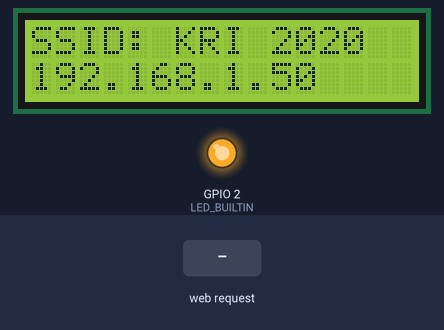
Simulated run of this sketch. Board: ESP8266 (NodeMCU). On the bench: 16×2 character LCD, output pins drawn as LEDs (lit = HIGH, except the on-board LED, lit = LOW). The inputs (shaded band) are chosen by the test bench. WiFi joins after 1.5 s; servers stay silent unless stated; what the sketch prints to the serial monitor is not drawn.

Above: at 2.8 s.
2.9 s: HTTP request GET /gpio1/1 received
At 3.6 s:
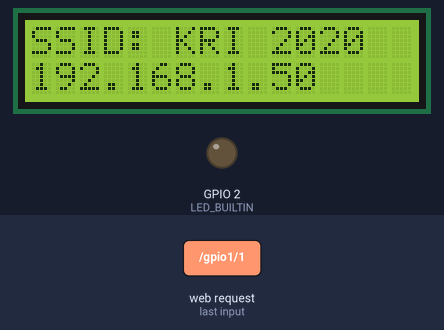
4.4 s: HTTP request GET /gpio1/0 received
At 4.8 s:
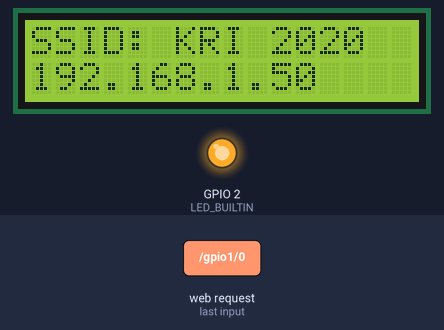
Timing chart, 0 to 7.4 s (numbered marks = the images above; inputs shaded):
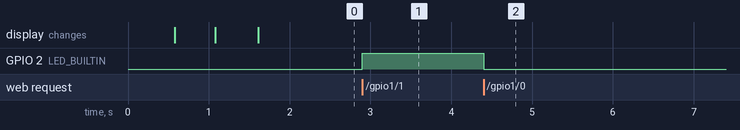

Measured:
- after the input at 2.9 s, GPIO 2 (LED_BUILTIN): LOW → HIGH at once
- after the input at 4.4 s, GPIO 2 (LED_BUILTIN): HIGH → LOW at once

The sketch:

basicLED_IOT.ino
```cpp
#include <ESP8266WiFi.h>
#include <LiquidCrystal_I2C.h>
LiquidCrystal_I2C lcd(0x27, 16, 2);

const char* ssid = "KRI 2020";
const char* password = "wahyu nugraha";

// Create an instance of the server
// specify the port to listen on as an argument
WiFiServer server(80);

void setup() {
  Serial.begin(115200);

  // initialize lcd
  lcd.init();
  // turn on lcd backlight
  lcd.backlight();

  // prepare LED
   pinMode(LED_BUILTIN, OUTPUT);
   digitalWrite(LED_BUILTIN, 0);

  // Connect to WiFi network
  Serial.println();
  Serial.println();
  Serial.print(F("Connecting to "));
  Serial.println(ssid);

  WiFi.mode(WIFI_STA);
  WiFi.begin(ssid, password);
  lcd.print("Menghubungkan");

  while (WiFi.status() != WL_CONNECTED) {
    delay(500);
    Serial.print(F("."));
    lcd.print(".");
  }
  Serial.println();
  Serial.println(F("WiFi connected"));

  // Start the server
  server.begin();
  Serial.println(F("Server started"));

  // Print the IP address
  Serial.println(WiFi.localIP());

  lcd.clear();
  lcd.setCursor(0,0);
  lcd.print("SSID: ");
  lcd.print(ssid);
  lcd.setCursor(0,1);
  lcd.print(WiFi.localIP());
}

void loop() {
  // Check if a client has connected
  WiFiClient client = server.available();
  if (!client) {
    return;
  }
  Serial.println(F("new client"));

  client.setTimeout(5000); // default is 1000

  // Read the first line of the request
  String req = client.readStringUntil('\r');
  Serial.println(F("request: "));
  Serial.println(req);

  // Match the request
  int value1, value2, value3, value4;
  if (req.indexOf(F("/gpio1/0")) != -1) {
    value1 = 0;
  } else if (req.indexOf(F("/gpio1/1")) != -1) {
    value1 = 1;
  } else {
    Serial.println(F("invalid request"));
    value1 = digitalRead(LED_BUILTIN);
  }


  // Set LED according to the request
  digitalWrite(LED_BUILTIN, value1);


  // read/ignore the rest of the request
  // do not client.flush(): it is for output only, see below
  while (client.available()) {
    // byte by byte is not very efficient
    client.read();
  }

  // Send the response to the client
  // it is OK for multiple small client.print/write,
  // because nagle algorithm will group them into one single packet
  client.print(F("HTTP/1.1 200 OK\r\nContent-Type: text/html\r\n\r\n<!DOCTYPE HTML>\r\n<html>\r\n"));
  client.print(F("<center><h1>"));

  client.print(F("<br>INTERNET OF THINGS"));
  client.print(F("<br>UKM ROBOTIKA UNAMA</h1>"));

  client.print(F("<h2><br><br>LED 1 "));
  client.print((value1) ? F("TIDAK AKTIF") : F("AKTIF"));
  client.print(F("<br><a href='http://"));
  client.print(WiFi.localIP());
  client.print(F("/gpio1/0'>ON</a> | <a href='http://"));
  client.print(WiFi.localIP());
  client.print(F("/gpio1/1'>OFF</a>"));

  client.print(F("<br><br>LED 2 "));
  client.print((value2) ? F("AKTIF") : F("TIDAK AKTIF"));
  client.print(F("<br><a href='http://"));
  client.print(WiFi.localIP());
  client.print(F("/gpio2/1'>ON</a> | <a href='http://"));
  client.print(WiFi.localIP());
  client.print(F("/gpio2/0'>OFF</a>"));

  client.print(F("<br><br>LED 3 "));
  client.print((value3) ? F("AKTIF") : F("TIDAK AKTIF"));
  client.print(F("<br><a href='http://"));
  client.print(WiFi.localIP());
  client.print(F("/gpio3/1'>ON</a> | <a href='http://"));
  client.print(WiFi.localIP());
  client.print(F("/gpio3/0'>OFF</a>"));

  client.print(F("<br><br>LED 4 "));
  client.print((value4) ? F("AKTIF") : F("TIDAK AKTIF"));
  client.print(F("<br><a href='http://"));
  client.print(WiFi.localIP());
  client.print(F("/gpio4/1'>ON</a> | <a href='http://"));
  client.print(WiFi.localIP());
  client.print(F("/gpio4/0'>OFF</a>"));

  client.print(F("</h2></center></html>"));

  // The client will actually be *flushed* then disconnected
  // when the function returns and 'client' object is destroyed (out-of-scope)
  // flush = ensure written data are received by the other side
  Serial.println(F("Disconnecting from client"));
}
```
